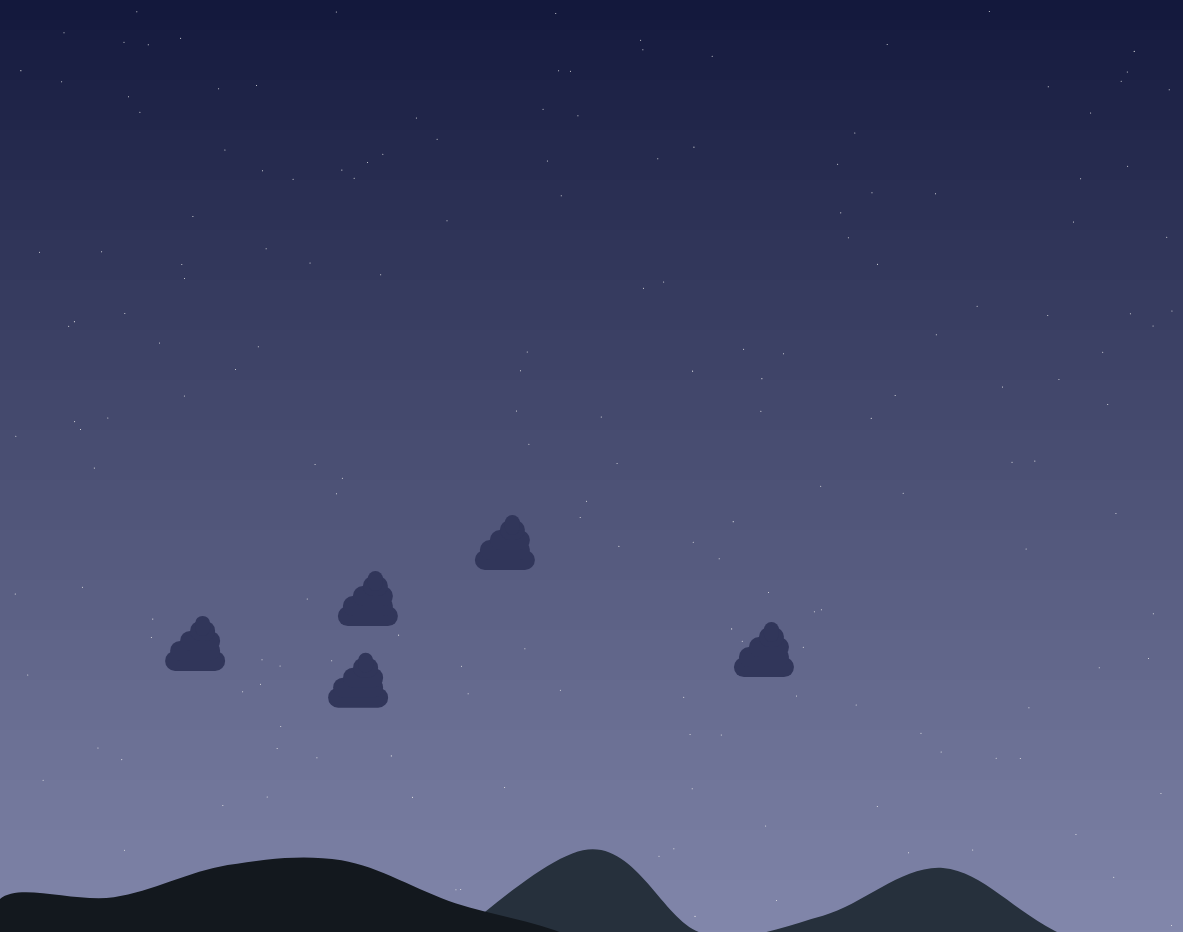
Frame 1 (no input)
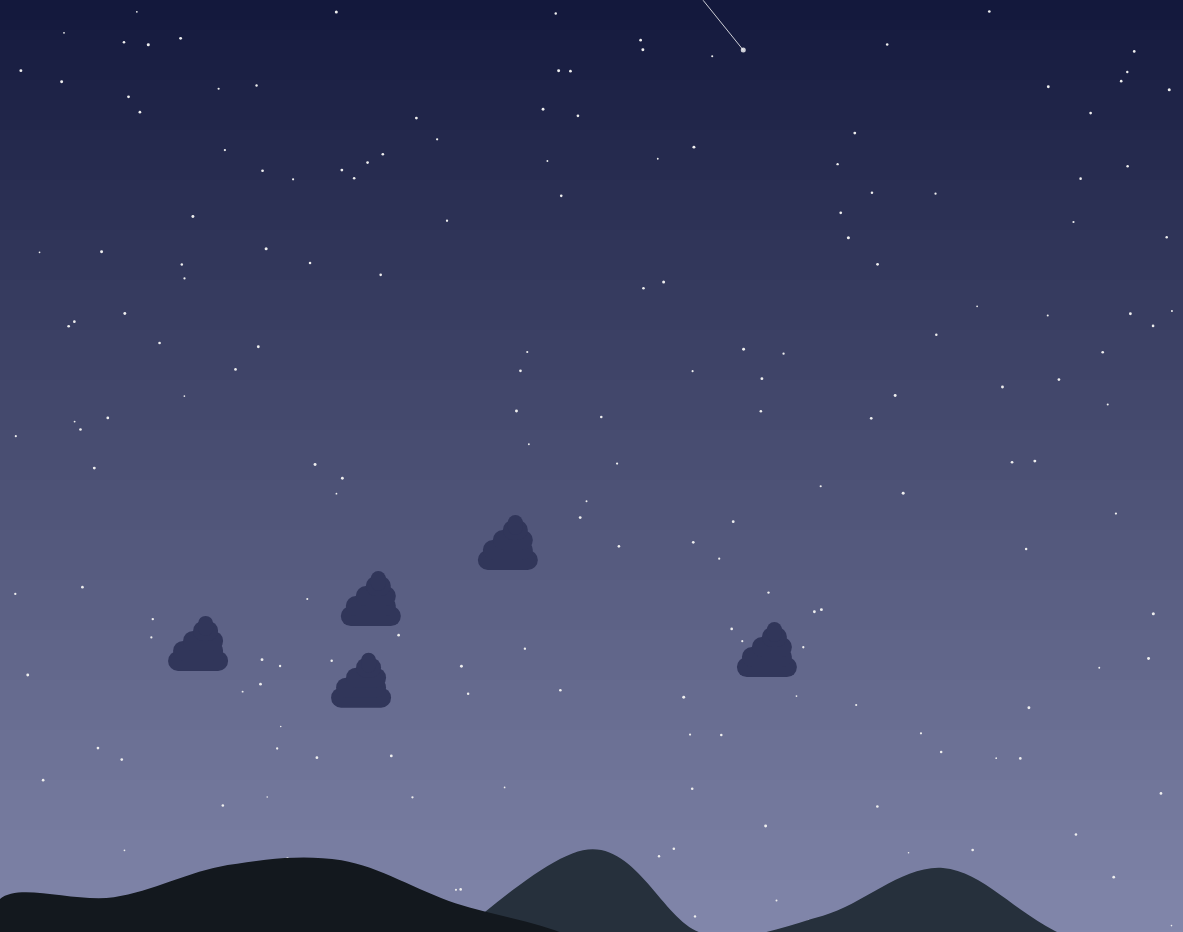
Frame 60 (no input)
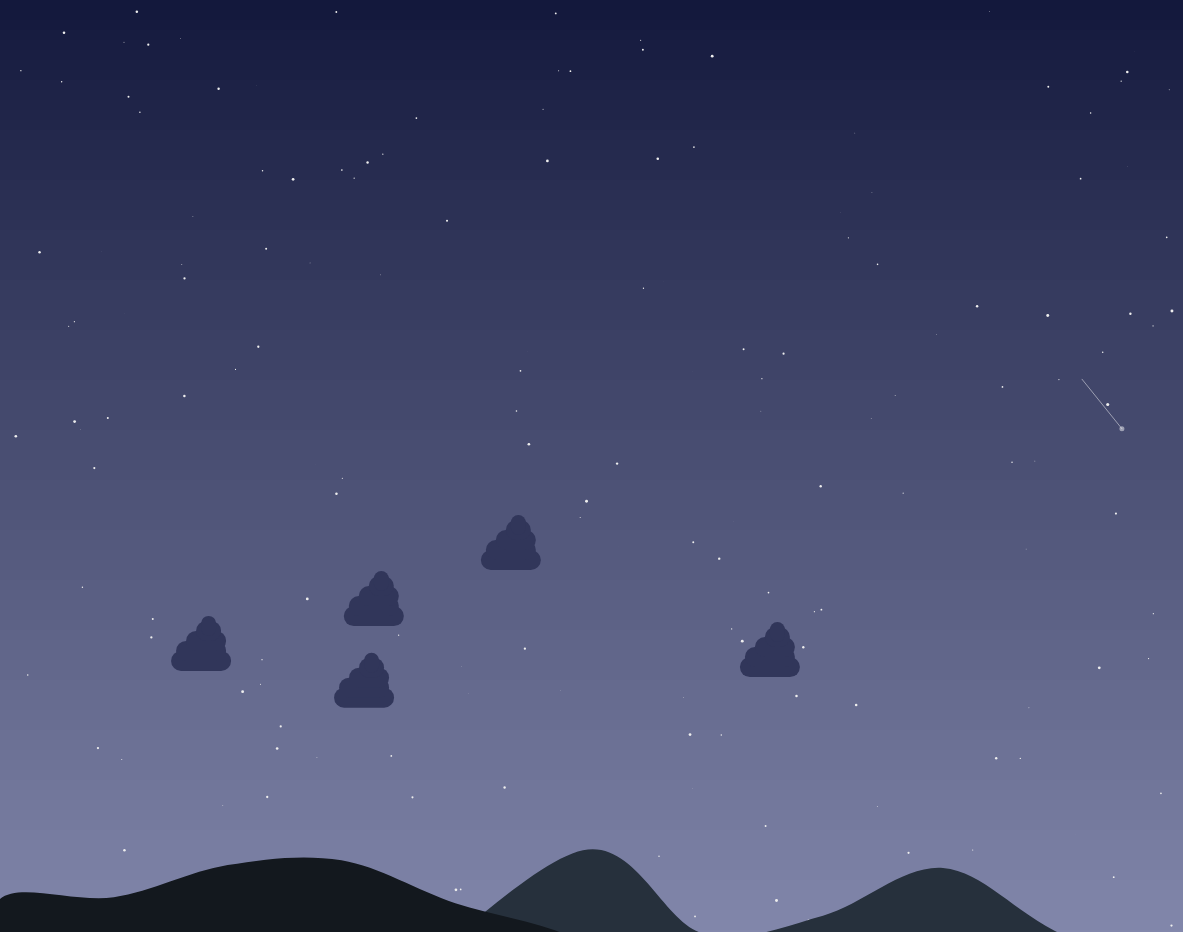
Frame 120 (the mouse pressed at the canvas centre since frame 60)

The p5.js sketch that drew these frames (run headless with seeded random() and noise() and a simulated clock; from frame 60 on, the mouse is pressed at the canvas centre):

// p5.js sketch
// ── sketch.js
var Night_Sky = [];
var tam_Night_Sky = 200;

var ground_randomY = [];
var point_ground = 6;

var ground2_randomY = [];
var point2_ground = 5;

var star = [];
var goes = [];
var tam_star = 5;

var cloud = [];
var tam_cloud = 5;

function setup() {
  var canvas = createCanvas(windowWidth - 17, windowHeight);
  canvas.position(0, 68);

  for (var i = 0; i < tam_Night_Sky; i++)
    Night_Sky.push(new ones_function());

  for (var i = 0; i < point_ground; i++)
    ground_randomY[i] = random(height - 150, height - 50);

  for (var i = 0; i < point2_ground; i++)
    ground2_randomY[i] = random(height - 150, height - 50);

  for (var i = 0; i < tam_star; i++){
    star.push(new star_function());
    goes[i] = false;
  }

  for (var i = 0; i < tam_cloud; i++)
    cloud.push(new clouds(i));
}

function windowResized() {
  resizeCanvas(windowWidth - 17, windowHeight);
}

function draw() {
  ground();

  for (var i = 0; i < Night_Sky.length; i++) {
    Night_Sky[i].move();
    Night_Sky[i].display();
  }

  grounds();

  for (var i = 0; i < star.length; i++)
    if ((random(0, 1000) < 20) && (random(0, 1000) > 980) && (boolean(goes[i]) == false))
      goes[i] = true;
  for (var i = 0; i < star.length; i++)
    if(boolean(goes[i])){
      star[i].movie(i);
      star[i].display();
    }

  for (var i = 0; i < cloud.length; i++) {
    cloud[i].move();
    cloud[i].display();
  }
}

function ground() {
  var co = 0;
  noStroke();
  for(i = 0; i < height; i += 10){
    fill(19 + co, 24 + co, 60 + co);
    co += 1.2;
    rect(0, i, width, 100);
  }

  //background(46,68,130); uniform color
}

function ones_function() {
  this.x = random(10, width - 10);
  this.y = random(10, height - 10);
  this.diameter = 1;
  this.speed = random(0.01, 0.05);

  this.move = function() {
    if(this.diameter > 3)
      this.speed = -random(0.01, 0.05);
    if(this.diameter < -0.1)
      this.speed = random(0.01, 0.05);

    this.diameter += this.speed;
  };

  this.display = function() {
    noStroke();
    fill(238, 238, 238, 255);
    ellipse(this.x, this.y, this.diameter, this.diameter);
  };
}

function grounds() {
  noStroke();

  fill(38, 48, 60)
  beginShape();
    curveVertex(width - 800, height);
    curveVertex(width - 800, height);

      for(var i = 0; i < point2_ground; i++)
        curveVertex(map(i, 0, point2_ground, width - 600, width), ground2_randomY[i]);

    curveVertex(width + 50, height);
    curveVertex(width + 50, height);
  endShape();


  fill(19, 24, 30, 255)
  beginShape();
    curveVertex(0, height);
    curveVertex(0, height);

    for(var i = 0; i < point_ground; i++)
      curveVertex(map(i, 0, point_ground, 0, width - 500), ground_randomY[i]);

    curveVertex(width - 500, height);
    curveVertex(width - 500, height);
  endShape();
}

function star_function() {
  this.x = random(width - 500);
  this.y = random(-100, -50);

  //direita
  this.rand = random(30, 50);
  this.xA = this.x + this.rand;
  this.speed = random(5, 7);
  this.yA = this.y + random(8, 14) + this.rand;
  this.alpha = 200;

  this.movie = function(i) {
    this.x += this.speed;
    this.xA += this.speed;
    this.y += this.speed;
    this.yA += this.speed;

    if(this.y > 300)
      this.alpha = map(this.y, 300, 500, 200, 0);

    if(this.y > 500 + random(0, 100)){
      this.x = random(width - 500);
      this.y = random(-100, -50);
      this.alpha = 200

      //direita
      this.rand = random(30, 50);
      this.xA = this.x + this.rand;
      this.speed = random(5, 7);
      this.yA = this.y + random(8, 14) + this.rand;

      goes[i] = false;
    }
  };

  this.display = function() {
    stroke(255, this.alpha);
    strokeWeight(1);
    fill(255, this.alpha);
    line(this.xA, this.yA, this.x, this.y);
    noStroke();
    fill(255, this.alpha);
    ellipse(this.xA, this.yA, 5, 5);
  };
}

function clouds(i) {
  this.x = random(width);
  this.y = height*0.6 + random(-50, 100);

  this.speed = 0.05;

  this.move = function () {
    if(this.x > width + 50){
      this.x = -50;
      this.y = height*0.6 + random(-50, 100);
    }

    this.x += this.speed;
  };

  this.display = function () {
    noStroke();
    fill(19 + 30, 24 + 30, 60 + 30);

    rect(this.x, this.y, 60,  20, 20, 20, 20, 20);
    rect(this.x + 5, this.y - 10, 50, 20,  20, 20, 20, 20);
    rect(this.x + 15, this.y - 20, 40, 20,  20, 20, 20, 20);
    rect(this.x + 25, this.y - 30, 25, 20,  20, 20, 20, 20);
    rect(this.x + 30, this.y - 35, 15, 20,  20, 20, 20, 20);
  };
}
